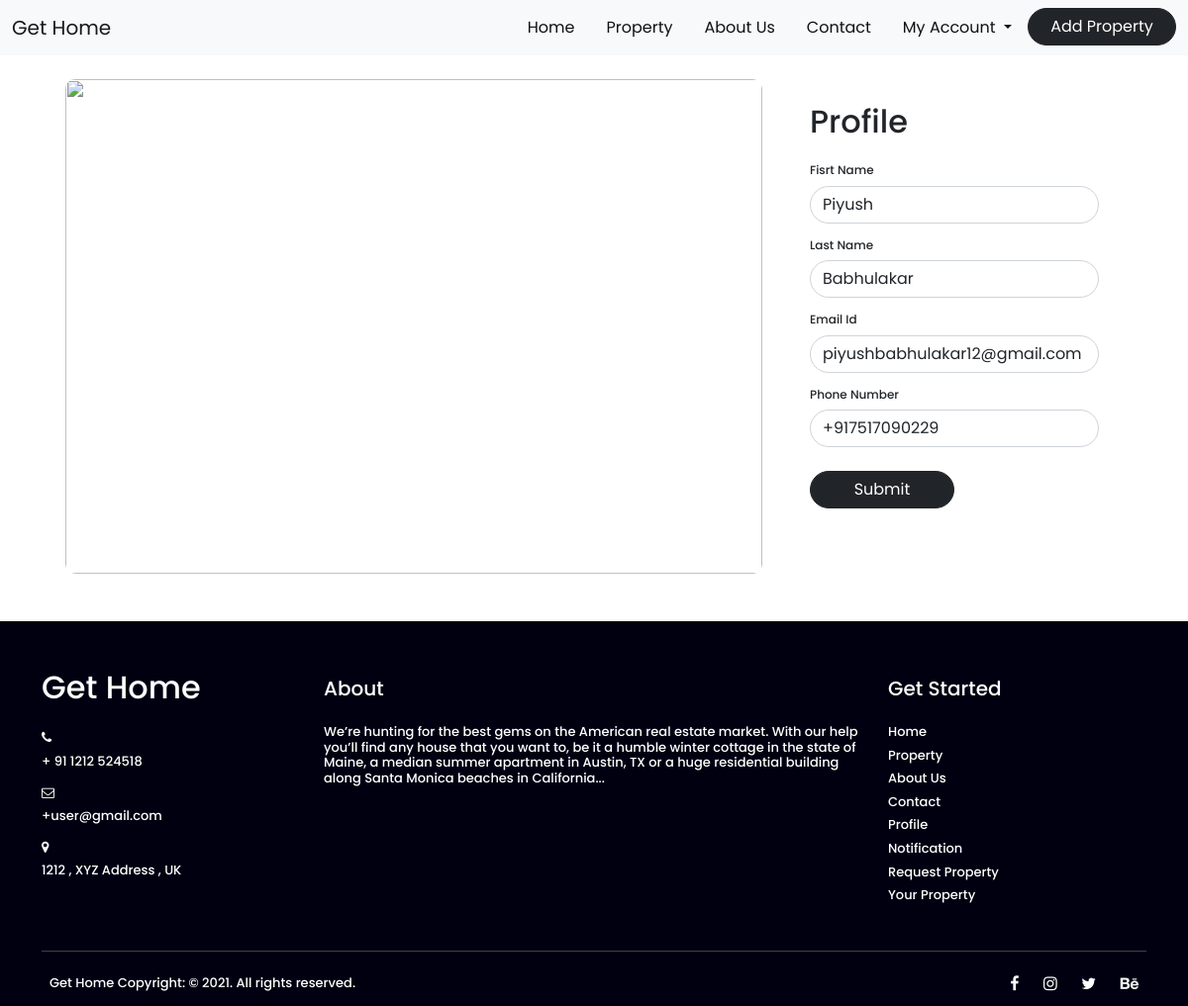
Screenshot of /Admin/profile.php (signed in) with the database file from the repository.
### tables this page shows
CREATE TABLE `a_regi` (
  `id` int(255) NOT NULL,
  `f_name` varchar(255) NOT NULL,
  `l_name` varchar(255) NOT NULL,
  `email` varchar(255) NOT NULL,
  `phone` varchar(255) NOT NULL,
  `pass` varchar(255) NOT NULL,
  `c_pass` varchar(255) NOT NULL
);

### Admin/profile.php (the view, shortened to what this page needs)
<!DOCTYPE html>
<html>
<head>
</head>
<body>
	<form method="post">
<?php include 'navabar.php' ?>
<?php
include '../db_conn.php';
$email = $_SESSION['email'];
$sql = " select * from a_regi where email = '$email' ";
$run = mysqli_query($conn,$sql);
$row = mysqli_fetch_array($run);
$id = $row['id'];
?>
<?php
include '../db_conn.php';
$sql = " select * from a_regi where id = '$id' ";
$run = mysqli_query($conn,$sql);
$row = mysqli_fetch_array($run);
?>
<div class="container mt-4">
	<div class="row">
		<div class="col-md-12">
			<div class="container">
				<div class="row">
					<div class="col-md-8">
						<img src="https://mir-s3-cdn-cf.behance.net/project_modules/2800_opt_1/902a15100681251.5f0e1a9f8ca0b.jpg" style="width: 100%; height: 500px; border-radius: 10px; object-fit: cover;">
					</div>
					<div class="col-md-4">
						<div class="container">
							<br>
							<h2>Profile</h2>
                             <h6 class="text_p">Fisrt Name</h6>
                             <input type="text" name="f_name" value="<?php echo $row['f_name']; ?>" class="form-control rounded-pill">
                             <h6 class="text_p">Last Name</h6>
                             <input type="text" name="l_name" value="<?php echo $row['l_name']; ?>" class="form-control rounded-pill">
                             <h6 class="text_p">Email Id</h6>
                             <input type="text" name="email" value="<?php echo $row['email']; ?>" class="form-control rounded-pill">
                             <h6 class="text_p">Phone Number</h6>
                             <input type="text" name="phone" value="<?php echo $row['phone']; ?>" class="form-control rounded-pill">
                              <br>
                              <input type="submit" name="submit" value="Submit" class="btn btn-dark w-50 rounded-pill">
						</div>
					</div>
				</div>
			</div>
		</div>
	</div>
</div>
<br><br>
<?php include 'footer.php'; ?>
</form>
</body>
</html>

### Admin/profile.php (style rules this page uses)
.text_p { font-size: 12px; padding-top: 15px; }

### Admin/navabar.php (style rules this page uses)
body { font-family: 'Poppins', sans-serif; }
.text_p { font-size: 12px; padding-top: 15px; }

### rows the page displays
a_regi: f_name "Piyush", l_name "Babhulakar", email "piyushbabhulakar12@gmail.com", phone "+917517090229"
